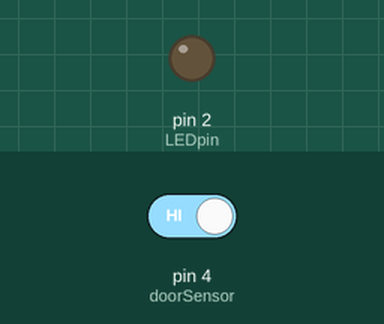
Recording of a sketch running on a simulated Arduino Uno, built with avr-gcc and run on an emulated ATmega328P. On the bench: output pins drawn as LEDs (lit = HIGH). Inputs (shaded band) come from the test bench; at power-on: pin 4 (doorSensor) HIGH.

Above: at 0.6 s.
At 5.1 s:
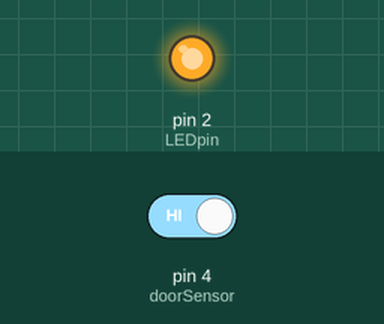
Timing chart, 0 to 6.6 s (numbered marks = the images above):
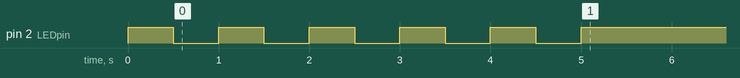

Measured:
- by itself, pin 2 (LEDpin): alternates HIGH for 0.50 s and LOW for 0.50 s, 10 changes in all, then stays HIGH

The sketch:

NodeMCU_Door_Project.ino
```cpp
const int LEDpin = 2;
const int doorSensor = 4;

void setup() {
  pinMode(LEDpin , OUTPUT);
  pinMode(doorSensor , INPUT_PULLUP);
//  testing
  for (int i=5; i--;){
    digitalWrite(LEDpin, HIGH);delay(500);
    digitalWrite(LEDpin, LOW); delay(500);
  }
}
void loop() {
   if (digitalRead(doorSensor) == HIGH){
      digitalWrite(LEDpin, HIGH);
   }else{
      digitalWrite(LEDpin, LOW);
   }
}
```
